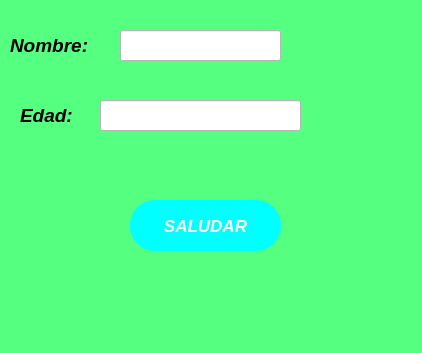
<?xml version="1.0" encoding="UTF-8"?>
<ui version="4.0">
 <class>MainWindow</class>
 <widget class="QMainWindow" name="MainWindow">
  <property name="geometry">
   <rect>
    <x>0</x>
    <y>0</y>
    <width>422</width>
    <height>353</height>
   </rect>
  </property>
  <property name="windowTitle">
   <string>MainWindow</string>
  </property>
  <property name="styleSheet">
   <string notr="true">background-color: rgb(85, 255, 127);
</string>
  </property>
  <widget class="QWidget" name="centralwidget">
   <widget class="QLabel" name="label">
    <property name="geometry">
     <rect>
      <x>10</x>
      <y>30</y>
      <width>111</width>
      <height>31</height>
     </rect>
    </property>
    <property name="text">
     <string>&lt;html&gt;&lt;head/&gt;&lt;body&gt;&lt;p&gt;&lt;span style=&quot; font-size:14pt; font-weight:600; font-style:italic;&quot;&gt;Nombre:&lt;/span&gt;&lt;/p&gt;&lt;/body&gt;&lt;/html&gt;</string>
    </property>
   </widget>
   <widget class="QLabel" name="label_2">
    <property name="geometry">
     <rect>
      <x>20</x>
      <y>100</y>
      <width>91</width>
      <height>31</height>
     </rect>
    </property>
    <property name="text">
     <string>&lt;html&gt;&lt;head/&gt;&lt;body&gt;&lt;p&gt;&lt;span style=&quot; font-size:14pt; font-weight:600; font-style:italic;&quot;&gt;Edad:&lt;/span&gt;&lt;/p&gt;&lt;/body&gt;&lt;/html&gt;</string>
    </property>
   </widget>
   <widget class="QLineEdit" name="txt_nombre">
    <property name="geometry">
     <rect>
      <x>120</x>
      <y>30</y>
      <width>161</width>
      <height>31</height>
     </rect>
    </property>
    <property name="styleSheet">
     <string notr="true">background-color: rgb(255, 255, 255);
</string>
    </property>
   </widget>
   <widget class="QLineEdit" name="txt_edad">
    <property name="geometry">
     <rect>
      <x>100</x>
      <y>100</y>
      <width>201</width>
      <height>31</height>
     </rect>
    </property>
    <property name="styleSheet">
     <string notr="true">background-color: rgb(255, 255, 255);
</string>
    </property>
   </widget>
   <widget class="QPushButton" name="btn_saludar">
    <property name="geometry">
     <rect>
      <x>130</x>
      <y>200</y>
      <width>151</width>
      <height>51</height>
     </rect>
    </property>
    <property name="font">
     <font>
      <pointsize>13</pointsize>
      <weight>75</weight>
      <italic>true</italic>
      <bold>true</bold>
      <underline>false</underline>
     </font>
    </property>
    <property name="styleSheet">
     <string notr="true">background-color: rgb(0, 255, 255);
border: 5px solid #FFFFF;
border-radius: 25px;
color: rgb(255, 255, 255)</string>
    </property>
    <property name="text">
     <string>SALUDAR</string>
    </property>
   </widget>
  </widget>
  <widget class="QMenuBar" name="menubar">
   <property name="geometry">
    <rect>
     <x>0</x>
     <y>0</y>
     <width>422</width>
     <height>21</height>
    </rect>
   </property>
  </widget>
  <widget class="QStatusBar" name="statusbar"/>
 </widget>
 <resources/>
 <connections/>
</ui>
